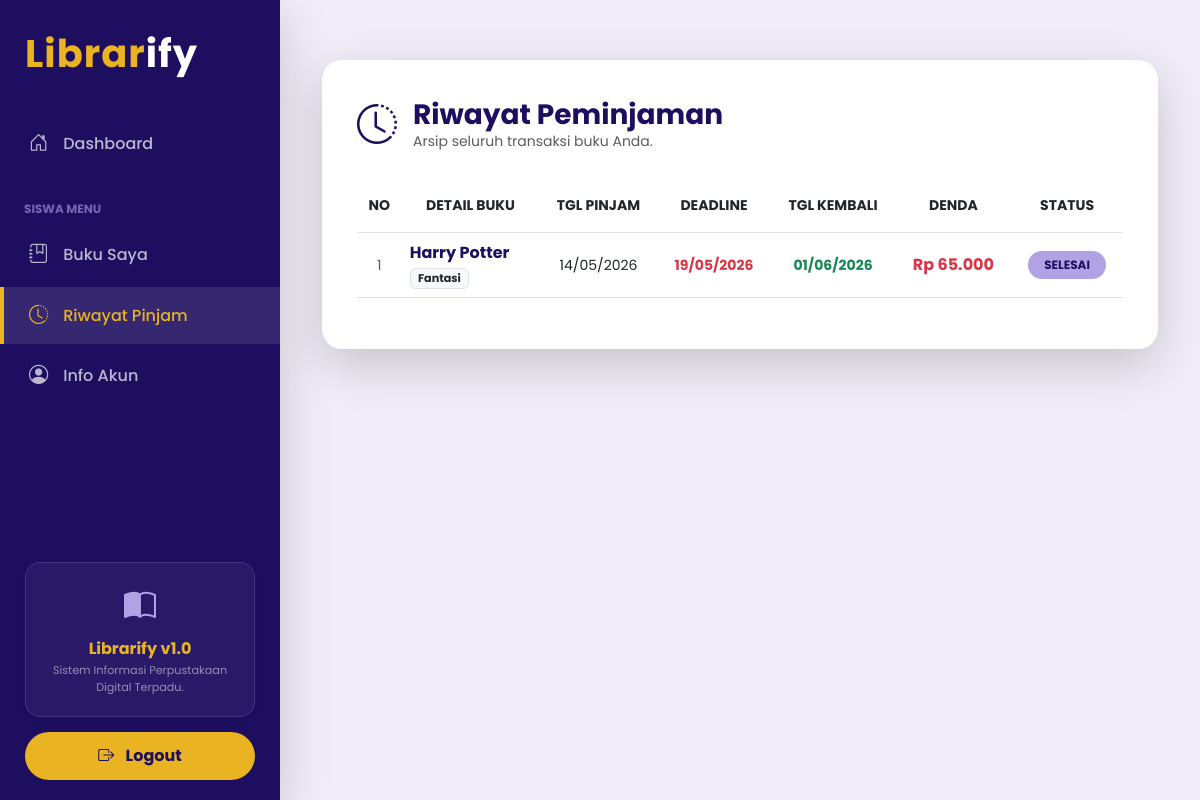
Page /riwayat_pinjam.php (signed in) on the committed database.
### tables this page shows
CREATE TABLE `peminjaman` (
  `id_pinjam` int(11) NOT NULL,
  `id_buku` varchar(20) NOT NULL,
  `id_anggota` int(11) NOT NULL,
  `tgl_pinjam` date NOT NULL,
  `tgl_kembali_seharusnya` date NOT NULL,
  `tgl_dikembalikan` date DEFAULT NULL,
  `batas_hari` int(11) NOT NULL DEFAULT 0,
  `denda_per_hari` int(11) NOT NULL DEFAULT 0,
  `denda` int(11) NOT NULL DEFAULT 0,
  `status` enum('pinjam','kembali') NOT NULL DEFAULT 'pinjam'
);

CREATE TABLE `buku` (
  `id_buku` varchar(20) NOT NULL,
  `judul` varchar(150) NOT NULL,
  `genre` varchar(50) NOT NULL,
  `pengarang` varchar(100) NOT NULL,
  `penerbit` varchar(100) NOT NULL,
  `tahun_terbit` varchar(4) NOT NULL,
  `stok` int(11) NOT NULL
);

CREATE TABLE `pengaturan` (
  `id` int(11) NOT NULL,
  `batas_hari_pinjam` int(11) NOT NULL,
  `denda_per_hari` int(11) NOT NULL
);

### riwayat_pinjam.php (the view, shortened to what this page needs)
<?php
include 'koneksi.php';
$nama_siswa = $_SESSION['nama'];
$res_set = mysqli_query($conn, "SELECT * FROM pengaturan WHERE id = 1");
$default_set = mysqli_fetch_assoc($res_set);
?>
<!DOCTYPE html>
<html lang="id">
<head>
    <link rel="stylesheet" href="https://cdn.jsdelivr.net/npm/bootstrap@5.3.0/dist/css/bootstrap.min.css">
    <link rel="stylesheet" href="https://cdn.jsdelivr.net/npm/bootstrap-icons@1.11.0/font/bootstrap-icons.css">
</head>
<body>
    <?php include 'menu.php'; ?>
    <div class="container pb-5">
        <div class="container-content shadow-lg">
            <div class="mb-4 d-flex align-items-center">
                <div class="me-3 fs-1 text-violet">
                    <i class="bi bi-clock-history"></i>
                </div>
                <div>
                    <h3 class="fw-bold text-violet mb-0">Riwayat Peminjaman</h3>
                    <p class="text-muted small mb-0">Arsip seluruh transaksi buku Anda.</p>
                </div>
            </div>
            <div class="table-responsive">
                <table class="table table-hover align-middle">
                    <thead class="table-violet-header text-center text-uppercase small">
                        <tr>
                            <th class="py-3">No</th>
                            <th class="py-3">Detail Buku</th>
                            <th class="py-3">Tgl Pinjam</th>
                            <th class="py-3">Deadline</th>
                            <th class="py-3">Tgl Kembali</th>
                            <th class="py-3">Denda</th>
                            <th class="py-3">Status</th>
                        </tr>
                    </thead>
                    <tbody>
                        <?php
                        $no = 1;
                        $sql = "SELECT p.*, b.judul, b.genre
                                FROM peminjaman p
                                JOIN buku b ON p.id_buku = b.id_buku
                                JOIN anggota a ON p.id_anggota = a.id_anggota
                                WHERE a.nama = '$nama_siswa'
                                ORDER BY p.tgl_pinjam DESC";
                        $query = mysqli_query($conn, $sql);
                        if (!$query) {
                            echo "<tr><td colspan='7' class='text-center text-danger'>Gagal memuat data: " . mysqli_error($conn) . "</td></tr>";
                        } elseif (mysqli_num_rows($query) == 0) {
                            echo "<tr><td colspan='7' class='text-center py-5 text-muted'>Belum ada histori peminjaman.</td></tr>";
                        } else {
                            while ($row = mysqli_fetch_array($query)) {
                                $status = strtolower($row['status']);
                                $val_tgl_kembali = isset($row['tgl_dikembalikan']) ? $row['tgl_dikembalikan'] : '';
                                $tgl_pinjam = $row['tgl_pinjam'];
                                $batas_hari_db = isset($row['batas_hari']) ? $row['batas_hari'] : 0;
                                $batas = ($batas_hari_db > 0) ? $batas_hari_db : $default_set['batas_hari_pinjam'];
                                $deadline = date('Y-m-d', strtotime($tgl_pinjam . " +$batas days"));
                                $tgl_skrg = date('Y-m-d');
                                if ($status == 'pinjam') {
                                    $tgl_kembali_txt = '<span class="text-muted small"><i>Dipinjam</i></span>';
                                    $tgl_kembali_aktual = $tgl_skrg;
                                } else {
                                    if (!empty($val_tgl_kembali) && $val_tgl_kembali != '0000-00-00') {
                                        $tgl_kembali_txt = '<span class="text-success fw-bold">' . date('d/m/Y', strtotime($val_tgl_kembali)) . '</span>';
                                        $tgl_kembali_aktual = $val_tgl_kembali;
                                    } else {
                                        $tgl_kembali_txt = '<span class="text-success fw-bold">' . date('d/m/Y') . '</span>';
                                        $tgl_kembali_aktual = $tgl_skrg;
                                    }
                                }
                                $denda_per_hari_db = isset($row['denda_per_hari']) ? $row['denda_per_hari'] : 0;
                                $biaya_harian = ($denda_per_hari_db > 0) ? $denda_per_hari_db : $default_set['denda_per_hari'];
                                $nominal_denda = 0;
                                if ($status == 'kembali') {
                                    $denda_db = isset($row['denda']) ? $row['denda'] : 0;
                                    if ($denda_db > 0) {
                                        $nominal_denda = $denda_db;
                                    } else {
                                        if (strtotime($tgl_kembali_aktual) > strtotime($deadline)) {
                                            $selisih = strtotime($tgl_kembali_aktual) - strtotime($deadline);
                                            $hari_telat = floor($selisih / (60 * 60 * 24));
                                            $nominal_denda = $hari_telat * $biaya_harian;
                                        }
                                    }
                                } else {
                                    if (strtotime($tgl_skrg) > strtotime($deadline)) {
                                        $selisih = strtotime($tgl_skrg) - strtotime($deadline);
                                        $hari_telat = floor($selisih / (60 * 60 * 24));
                                        $nominal_denda = $hari_telat * $biaya_harian;
                                    }
                                }
                        ?>
                                <tr>
                                    <td class="text-center text-muted small"><?= $no++; ?></td>
                                    <td>
                                        <div class="fw-bold text-violet"><?= $row['judul']; ?></div>
                                        <span class="badge bg-light text-dark border" style="font-size: 0.7rem;"><?= $row['genre']; ?></span>
                                    </td>
                                    <td class="text-center small"><?= date('d/m/Y', strtotime($tgl_pinjam)); ?></td>
                                    <td class="text-center small text-danger fw-bold">
                                        <?= date('d/m/Y', strtotime($deadline)); ?>
                                    </td>
                                    <td class="text-center small"><?= $tgl_kembali_txt; ?></td>
                                    <td class="text-center fw-bold">
                                        <?php if ($nominal_denda > 0): ?>
                                            <span class="text-danger">Rp <?= number_format($nominal_denda, 0, ',', '.'); ?></span>
                                        <?php else: ?>
                                            <span class="text-success">-</span>
                                        <?php endif; ?>
                                    </td>
                                    <td class="text-center">
                                        <?php if ($status == 'kembali'): ?>
                                            <span class="badge rounded-pill badge-selesai px-3 py-2 text-uppercase">Selesai</span>
                                        <?php else: ?>
                                            <span class="badge rounded-pill badge-aktif px-3 py-2 text-uppercase">Dipinjam</span>
                                        <?php endif; ?>
                                    </td>
                                </tr>
                        <?php
                            }
                        }
                        ?>
                    </tbody>
                </table>
            </div>
        </div>
    </div>
</body>
</html>

### riwayat_pinjam.php (style rules this page uses)
body { font-family: 'Poppins', sans-serif; background-color: #f0edf8; }
.container-content { background: white; padding: 35px; border-radius: 20px; margin-top: 30px; border: none; }
.table-violet-header { background-color: #1e0e60; color: white; }
.text-violet { color: #1e0e60; }
.badge-selesai { background-color: #b1a1e5; color: #1e0e60; font-weight: bold; }

### menu.php (style rules this page uses)
body { display: flex; min-height: 100vh; overflow-x: hidden; }

### rows in the picture
peminjaman: id_buku.judul "Harry Potter", id_buku.genre "Fantasi", tgl_pinjam "14/05/2026", date('d/m/Y', strtotime($deadline)) "19/05/2026", tgl_dikembalikan "01/06/2026", denda "65.000", status "SELESAI"
